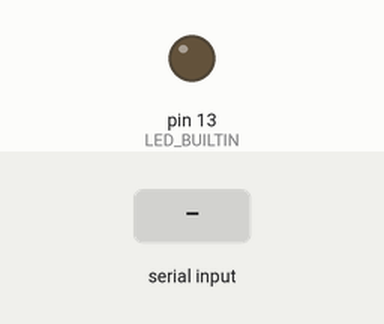
A sketch run on a simulated Arduino Uno, built with avr-gcc and run on an emulated ATmega328P. Parts: output pins drawn as LEDs (lit = HIGH). Inputs (shaded band) come from the test bench.

Above: at 1.2 s.
1.3 s: "1" received over Serial
At 2.0 s:
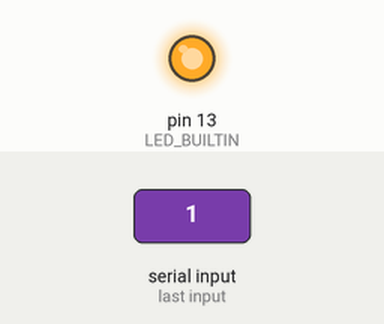
2.8 s: "0" received over Serial
At 3.1 s:
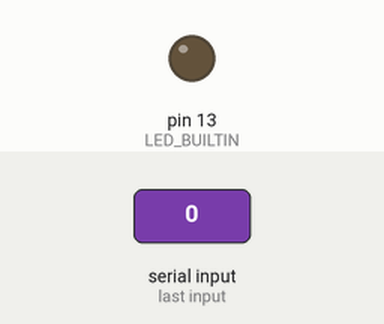
Timing chart, 0 to 5.8 s (numbered marks = the images above; inputs shaded):
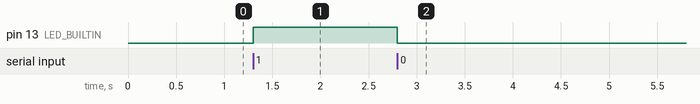

The sketch:

pc2leds.ino
```cpp
void setup() {
  Serial.begin(9600);
  pinMode(LED_BUILTIN, OUTPUT);
}

void loop() {
  if (Serial.available()) {
    switch (Serial.read()) {
      case '0':
        digitalWrite(LED_BUILTIN, LOW);
        break;
      case '1':
        digitalWrite(LED_BUILTIN, HIGH);
        break;
    }
  }
}
```

Measured:
- after the input at 1.3 s, pin 13 (LED_BUILTIN): LOW → HIGH at once
- after the input at 2.8 s, pin 13 (LED_BUILTIN): HIGH → LOW at once
